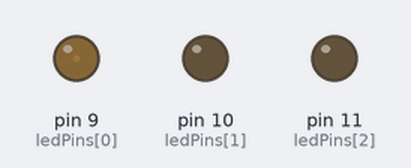
The sketch below on a simulated Arduino Uno, built with avr-gcc and run on an emulated ATmega328P. Shown: output pins drawn as LEDs (lit = HIGH).

Above: at 0.05 s.
At 0.4 s:
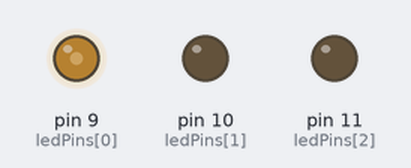
At 0.8 s:
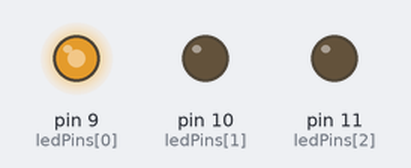
At 2.0 s:
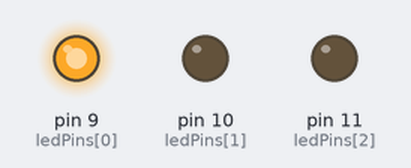
Timing chart, 0 to 4.7 s (numbered marks = the images above):
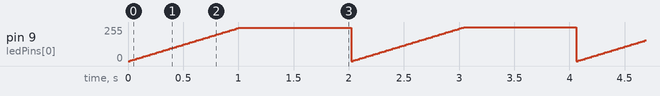

Measured:
- by itself, pin 9 (ledPins[0]): ramps from 0/255 to 255/255 and jumps back, once every 2.0 s

The sketch:

_4-rgb-smooth-transition-one-led.ino
```cpp
int ledPinsLen = 3;
int ledPins[3] = {9, 10, 11};
int inc = 5;

int timer = 20;
int intensity = 255;

void setup() {
  for(int i=0; i<ledPinsLen; i++){
    pinMode(ledPins[i], OUTPUT);
  }
}

void turnOn(int ledPin, int intensity, int timer){
    analogWrite(ledPin, intensity);
    delay(timer);
}

void turnOff(int ledPin, int intensity, int timer){
    analogWrite(ledPin, intensity);
    delay(timer);
}

void fadeOn(int ledPin, int intensity, int timer){
    for(int j=0; j<intensity; j+=inc){
      analogWrite(ledPin, j);
      delay(timer);
    }
}

void fadeOff(int ledPin, int intensity, int timer){
    for(int j=255; j>=intensity; j-=inc){
      analogWrite(ledPin, j);
      delay(timer);
    }
}

int cur = 0;
int last = -1;
void loop() {
  fadeOn(ledPins[cur], intensity, timer);

  if(last > -1){
    fadeOff(ledPins[last], intensity, timer);
  }

  last = cur;
  cur += 1;
  //if(cur > (ledPinsLen-1)){
  if(cur > 0){
    cur = 0;
  }

  delay(1000);
}
```
